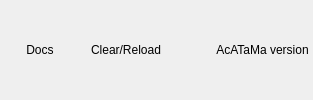
     <widget class="QWidget" name="widget_plugin_info" native="true">
      <layout class="QHBoxLayout" name="horizontalLayout_25">
       <property name="leftMargin">
        <number>0</number>
       </property>
       <property name="topMargin">
        <number>0</number>
       </property>
       <property name="rightMargin">
        <number>0</number>
       </property>
       <property name="bottomMargin">
        <number>0</number>
       </property>
       <item>
        <widget class="QPushButton" name="QPBtn_PluginDocs">
         <property name="font">
          <font>
           <pointsize>9</pointsize>
          </font>
         </property>
         <property name="cursor">
          <cursorShape>WhatsThisCursor</cursorShape>
         </property>
         <property name="toolTip">
          <string>Open the AcATaMa documentation</string>
         </property>
         <property name="text">
          <string>Docs</string>
         </property>
         <property name="icon">
          <iconset>
           <normaloff>:/plugins/AcATaMa/icons/about.svg</normaloff>:/plugins/AcATaMa/icons/about.svg</iconset>
         </property>
         <property name="flat">
          <bool>true</bool>
         </property>
        </widget>
       </item>
       <item>
        <widget class="QPushButton" name="QPBtn_PluginClearReload">
         <property name="font">
          <font>
           <pointsize>9</pointsize>
          </font>
         </property>
         <property name="cursor">
          <cursorShape>PointingHandCursor</cursorShape>
         </property>
         <property name="toolTip">
          <string>Clear all and reload the AcATaMa plugin.</string>
         </property>
         <property name="text">
          <string>Clear/Reload</string>
         </property>
         <property name="icon">
          <iconset>
           <normaloff>:/plugins/AcATaMa/icons/reload.svg</normaloff>:/plugins/AcATaMa/icons/reload.svg</iconset>
         </property>
         <property name="flat">
          <bool>true</bool>
         </property>
        </widget>
       </item>
       <item>
        <spacer name="horizontalSpacer_10">
         <property name="orientation">
          <enum>Qt::Horizontal</enum>
         </property>
         <property name="sizeHint" stdset="0">
          <size>
           <width>40</width>
           <height>20</height>
          </size>
         </property>
        </spacer>
       </item>
       <item>
        <widget class="QPushButton" name="QPBtn_PluginInfo">
         <property name="font">
          <font>
           <pointsize>9</pointsize>
          </font>
         </property>
         <property name="cursor">
          <cursorShape>WhatsThisCursor</cursorShape>
         </property>
         <property name="toolTip">
          <string>About</string>
         </property>
         <property name="text">
          <string>AcATaMa version</string>
         </property>
         <property name="icon">
          <iconset>
           <normaloff>:/plugins/AcATaMa/icons/acatama.svg</normaloff>:/plugins/AcATaMa/icons/acatama.svg</iconset>
         </property>
         <property name="flat">
          <bool>true</bool>
         </property>
        </widget>
       </item>
      </layout>
     </widget>
